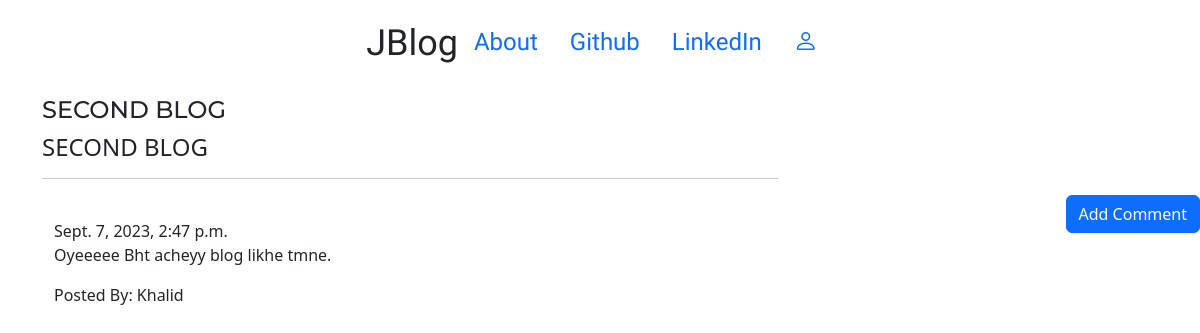
Screenshot of /post/3/ with the database file from the repository.
### blog/models.py (models this page shows, shortened)
class Post(models.Model):
    author = models.ForeignKey('auth.User',on_delete=models.CASCADE)
    title = models.CharField(max_length=128)
    text = models.TextField()
    created_date = models.DateTimeField(default=timezone.now())
    published_date = models.DateTimeField(blank=True,null=True)

class Comment(models.Model):
    post = models.ForeignKey('blog.Post',related_name='comments',on_delete=models.CASCADE)
    author = models.CharField(max_length=128)
    text = models.TextField()
    created_date = models.DateTimeField(default=timezone.now())
    approved_comment = models.BooleanField(default=False)

### blog/views.py (the view)
# urls.py: path('post/<int:pk>/',views.PostDetailView.as_view(),name='post_detail'),
class PostDetailView(DetailView):
    model = Post

### blog/templates/blog/post_detail.html (shortened to what this page needs)
{% extends 'blog/base.html' %}
{% block content %}
  <h1 class="posttitle loader">{{ post.title }}</h1>
  <h4 class="postcontent">{{ post.title|safe|linebreaksbr }}</h4>
  <hr />
  <a class="btn btn-primary btn-comment" href="{% url 'blog:add_comment_to_post' pk=post.pk %}">Add Comment</a>
  <div class="container">
    {% for comment in post.comments.all %}
      <br />
      {% if user.is_authenticated or comment.approved_comment %}
      {{comment.created_date}}
        <p>{{comment.text|safe|linebreaksbr}}</p>
        <p>Posted By: {{comment.author}}</p>
      {% endif %}
      {% empty %}
      <p>No Comments!</p>
    {% endfor %}
  </div>
{% endblock %}

### blog/static/blog/css/blog.css (style rules this page uses)
.posttitle { font-family: 'Montserrat'; font-size: 1.5em; }
.btn-comment { position: absolute; right: 0px; }
.loader { filter:hue-rotate(0deg); color:linear-gradient(45deg,#0f8,#08f); animation:hue 10000ms infinite linear; }

### rows the page displays
Post: title "SECOND BLOG"
Comment: created_date "Sept. 7, 2023, 2:47 p.m.", text "Oyeeeee Bht acheyy blog likhe tmne.", author "Khalid"
